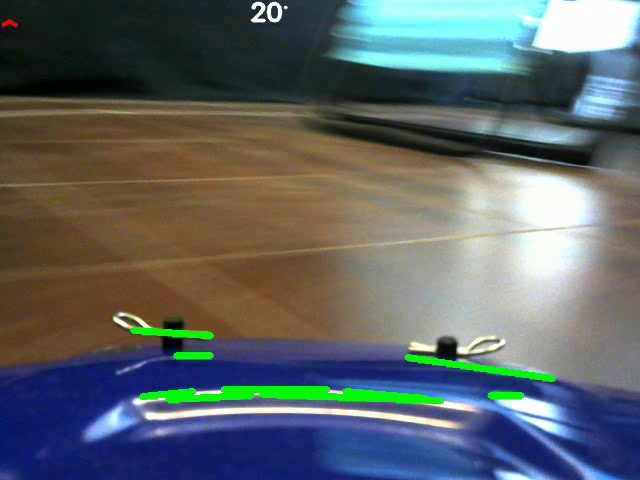
#> input picture frame 12 of mio/conduccionSinObstaculos/videoSalida.avi, 640 x 480 px, given in place of the camera
$ python test2.py
#> lines starting #> are read from the running program, lines starting #| are printed output that depends on the picture; after the words box and inside, x2 and y2 are one past the last pixel; in counts of white or black regions, pixels touching at a corner belong together
import cv2
import numpy as np
import math
import pandas as pd
import time
import serial

directionPort = serial.Serial('/dev/ttyACM0', 9600, timeout=1)
time.sleep(1.8)

xL = [0]
xR = [0]

detected = pd.DataFrame(columns=('direction', 'leftFitAverage', 'rightFitAverage', 'leftLine', 'rigthLine', 'slopeLeft', 'interceptLeft', 'slopeRight', 'interceptRight' ))

startTime = time.time()

def cannyImage(cannyGray):
    cannyBlur = cv2.GaussianBlur(gray, (5, 5), 0)
    cannyCanny = cv2.Canny(cannyBlur, 10, 250)
    return cannyCanny

def regionOfInterest(regionImage):
    #regionPolygons = np.array([[(0, 448), (639, 425), (434, 276), (256, 159)]])
    regionPolygons = np.array([[(0, 400), (640, 400), (640, 180), (0, 180)]])
    zeros = np.zeros_like(regionImage)
    cv2.fillPoly(zeros, regionPolygons, 255)
    regionedImage = cv2.bitwise_and(regionImage, regionImage, mask=zeros)
    return regionedImage

def colorRange(colorFrame, colorGray, colorCropped):
    colorMax = np.array([255, 255, 255])
    colorMin = np.array([79, 73, 57])
    colorColor = cv2.bitwise_and(colorFrame, colorFrame, mask = colorCropped)
    colorRanged = cv2.inRange(colorColor, colorMin, colorMax)
    return colorRanged

def averagedSlopeIntercept(interceptImage, interceptLines):
    #global leftX, leftY, rightX, rightY
    global xL, yL, xR, yR
    leftFit = []
    rightFit = []
    for line in interceptLines:
        x1, y1, x2, y2 = line.reshape(4)
        parameters = np.polyfit((x1, x2), (y1, y2), 1)
        slope = parameters[0]
        intercept = parameters[1]
        if slope < 0:
            leftFit.append((slope, intercept))
            #leftX.append(slope)
            #leftY.append(intercept)
        else:
            rightFit.append((slope, intercept))
            #rightX.append(slope)
            #rightY.append(intercept)
    leftFitAverage = np.average(leftFit, axis = 0)
    rightFitAverage = np.average(rightFit, axis = 0)
    try:
        isNanLeft = math.isnan(leftFitAverage[0])
    except:
        isNanLeft = math.isnan(leftFitAverage)
    #print("Left ", isNanLeft)
    try:
        isNanRight = math.isnan(rightFitAverage[0])
    except:
        isNanRight = math.isnan(rightFitAverage)
    #print("Right ", isNanRight)
    leftLine, slopeLeft, interceptLeft =  makeCoordinates(interceptImage, leftFitAverage)
    rightLine, slopeRight, interceptRight = makeCoordinates(interceptImage, rightFitAverage)
    xL.append(interceptLeft)
    xR.append(interceptRight)
    deltaTime = time.time() - startTime
    if isNanLeft:
        detected.loc[len(detected)]=['L', leftFitAverage, rightFitAverage, leftLine, rightLine, slopeLeft, interceptLeft, slopeRight, interceptRight]
    elif isNanRight:
        detected.loc[len(detected)]=['R', leftFitAverage, rightFitAverage, leftLine, rightLine, slopeLeft, interceptLeft, slopeRight, interceptRight]
    else:
        detected.loc[len(detected)]=['C', leftFitAverage, rightFitAverage, leftLine, rightLine, slopeLeft, interceptLeft, slopeRight, interceptRight]
    return np.array([leftLine, rightLine]), isNanLeft, isNanRight, slopeLeft, slopeRight

def makeCoordinates(coordinatesImage, lineParameters):
    #print("lineParameters: ", lineParameters)
    try:
        slope, intercept = lineParameters #intercept es la ordenada al origen de la recta
        #print("slope: ", slope, "intercept ", intercept)
        y1 = coordinatesImage.shape[0] #obtiene el valor '0' de la imagen
        y2 = int(y1*(3/5)) #esto es pra determinar el largo de la recta que dibuja en la imagen
        x1 = int((y1 - intercept)/slope) #obtiene la ecuación de la recta con el primer punto
        x2 = int((y2 - intercept) / slope) # obtiene la ecuación de la recta con el segundo punto
        #print(type(lineParameters))
        return np.array([x1, y1, x2, y2]), slope, intercept
    except:
        return np.array([0, 0, 0, 0]), np.nan, np.nan

def displayLines(displayImage, displayLinesVar):
    lineImage = np.zeros_like(displayImage)#obtiene un arreglo de ceros de las mismas características de la imagen
    if displayLinesVar is not None: #verifica que existan líneas
        for x1, y1, x2, y2 in displayLinesVar: #itera en cada línea
            # [4 lines of commented-out code are left out]
            try: #evita que el programa falle si no hay líneas
                cv2.line(lineImage, (x1, y1), (x2, y2), (255, 255, 255), 3) #dibuja una línea azul en las líneas
            except:
                lineImage = lineImage #regresa una matriz de ceros
    return lineImage

def makeDegrees(leftSide, rightSide):
    summed = rightSide - leftSide
    if summed >= 1.7 or summed <=1.5:
        print(summed)
        if rightSide <= -0.11:
            degrees = 90 + (9 - rightSide)
            degreesStr = str(degrees)
        elif rightSide >= -0.8 :
            degrees = 90 + (9 - rightSide)
            degreesStr = str(degrees)
        elif leftSide <= 0.6:
            degrees = 90 + (9 - leftSide)
            degreesStr = str(degrees)
        elif leftSide >= 0.8:
            degrees = 90 + (90 - leftSide)
            degreesStr = str(degrees)
        return degreesStr
    else:
        return str(90)

if __name__ == '__main__':
    cap = cv2.VideoCapture(0)
    salida = cv2.VideoWriter('videoSalida.avi',cv2.VideoWriter_fourcc(*'XVID'),20.0,(int(cap.get(3)),int(cap.get(4))))
    font = cv2.FONT_HERSHEY_SIMPLEX
    leftDirection = str(120)
    rightDirection = str(60)
    rectDirection = str(90)
    directionPort.write(rectDirection.encode())
    anterior = 0
    while cap.isOpened():
        print("Actual: ", anterior)
        ret, origFrame = cap.read()
#> origFrame is the input picture: shape (480, 640, 3); mean B, G, R 101.7, 101.3, 93.5
        coppiedFrame = np.copy(origFrame)
        gray = cv2.cvtColor(origFrame, cv2.COLOR_BGR2GRAY)
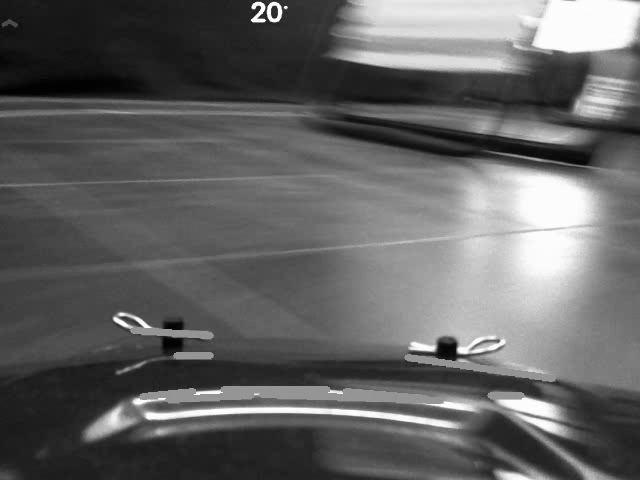
#> gray: shape (480, 640); min 0, max 255, mean 99
        canny = cannyImage(gray)
#> in cannyImage, `cannyCanny = cv2.Canny(cannyBlur, 10, 250)`:
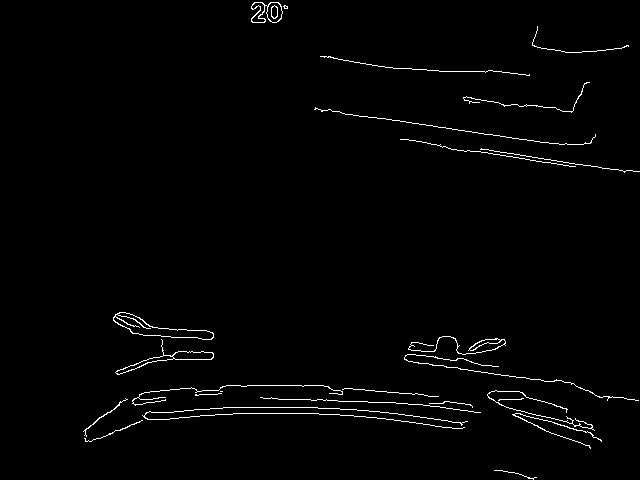
#> cannyCanny: shape (480, 640); 1.5% white in thin lines or dots, all inside (x1, y1, x2, y2) = (83, 2, 640, 480)
        croppedImage = regionOfInterest(canny)
#> in regionOfInterest, `cv2.fillPoly(zeros, regionPolygons, 255)`:
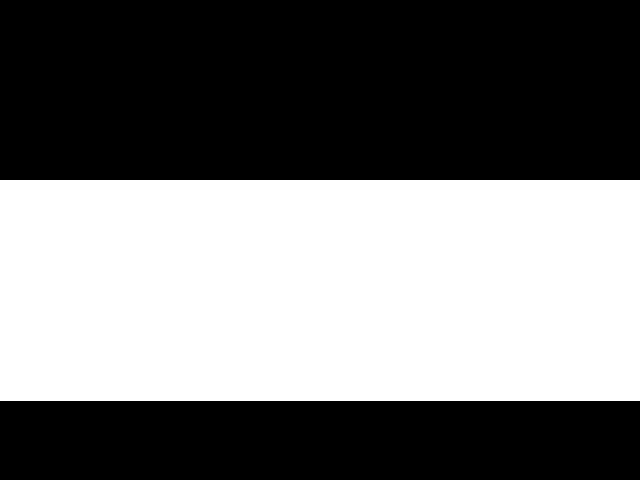
#> zeros: shape (480, 640); 46% white; 1 white region, box (x1, y1, x2, y2) and area: (0, 180, 640, 401) 141440
#> in regionOfInterest, `regionedImage = cv2.bitwise_and(regionImage, regionImage, mask=zeros)`:
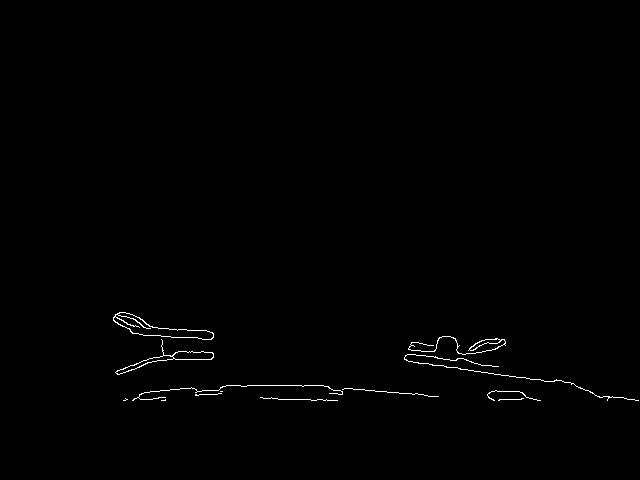
#> regionedImage: shape (480, 640); 0.57% white in thin lines or dots, all inside (x1, y1, x2, y2) = (113, 312, 639, 401)
        colorInRange = colorRange(coppiedFrame, gray, croppedImage)
#> in colorRange, `colorRanged = cv2.inRange(colorColor, colorMin, colorMax)`:
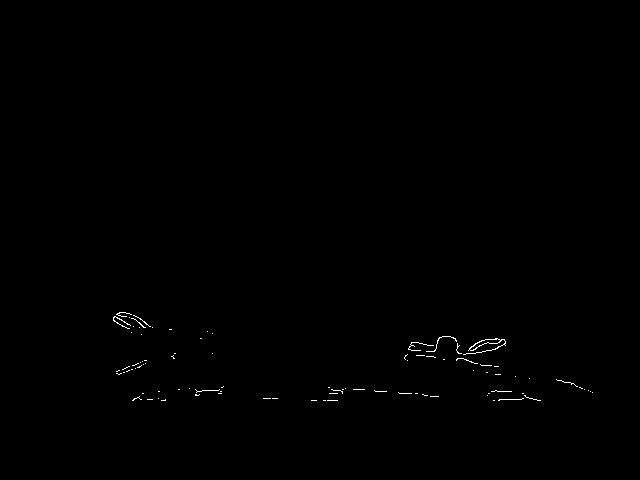
#> colorRanged: shape (480, 640); 0.26% white in thin lines or dots, all inside (x1, y1, x2, y2) = (113, 312, 593, 401)
        lines = cv2.HoughLinesP(colorInRange, 1, np.pi/180, 50, minLineLength=20, maxLineGap=50)
#> lines = None
        if lines is not None:
            averagedLines, left, right, lSlope, rSlope =  averagedSlopeIntercept(coppiedFrame, lines)
            if left:
                cv2.putText(coppiedFrame, '<---', (0, 30), font, 0.8, (255, 0, 0), 2, cv2.LINE_AA)
                if anterior != -1:
                    directionPort.write(leftDirection.encode())
                    anterior = -1
                    time.sleep(1)
            elif right:
                cv2.putText(coppiedFrame, '--->', (0, 30), font, 0.8, (0, 255, 0), 2, cv2.LINE_AA)
                if anterior != 1:
                    directionPort.write(rightDirection.encode())
                    anterior = 1
                    time.sleep(1)
            elif not right and not left:
                cv2.putText(coppiedFrame, '^', (0, 30), font, 0.8, (0, 0, 255), 2, cv2.LINE_AA)
                if anterior != 0:
                    directionPort.write(makeDegrees(lSlope, rSlope).encode())
                    anterior = 0
                    time.sleep(1)
            else:
                cv2.putText(coppiedFrame, 'V', (0, 30), font, 0.8, (0, 0, 255), 2, cv2.LINE_AA)
                """
                if anterior != 0:
                    directionPort.write(rectDirection.encode())
                    anterior = 0"""
            timeText = time.strftime("%Y/%m/%d %H:%M:%S %Z", time.localtime())
            cv2.putText(coppiedFrame, timeText, (250, 20), font, 0.8, (255, 255, 255), 2, cv2.LINE_AA)
            lineImage = displayLines(coppiedFrame, averagedLines)
            for line in lines:
                x1, y1, x2, y2 = line[0]
                #cv2.rectangle(coppiedFrame, (x1, y1), (x2, y2), (0, 255, 0), 5)
                cv2.line(coppiedFrame, (x1, y1), (x2, y2), (0, 255, 0), 5)
        if cv2.waitKey(25) & 0xFF == ord('s'):
#> (key Esc is pressed here)
            break
        #cv2.imshow("origFrame", origFrame)
        salida.write(coppiedFrame)
        cv2.imshow("coppiedFrameWithLines", coppiedFrame)
    timeSaved = time.strftime("%Y%m%d%H%M%S%Z", time.localtime())
    name1 = 'detected' + timeSaved + '.csv'
    name2 = 'detected' + timeSaved + 'HeadAndIndexFalse.csv'
    detected.to_csv(name1)
    detected.to_csv(name2, header=False, index=False)
    cap.release()
    cv2.destroyAllWindows()
    directionPort.write(rectDirection.encode())
    directionPort.close()

$ run again, starting later in the video
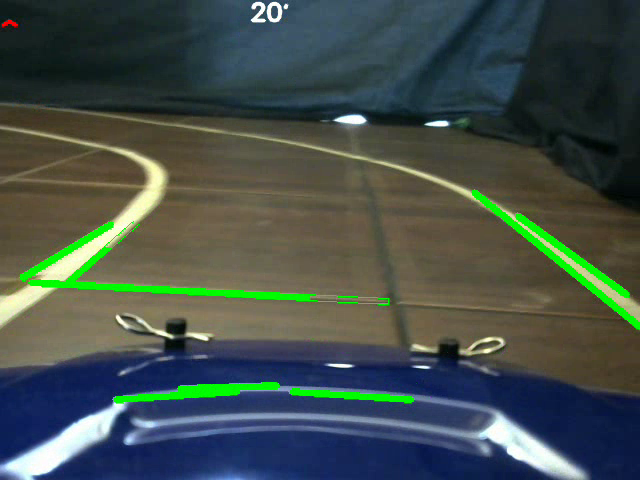
#> input picture frame 57 of mio/conduccionSinObstaculos/videoSalida.avi, 640 x 480 px, given in place of the camera
#> origFrame is the input picture: shape (480, 640, 3); mean B, G, R 74, 79.2, 67.5
#> cannyCanny: shape (480, 640); 2.4% white in thin lines or dots
#> zeros: shape (480, 640); 46% white; 1 white region, box (x1, y1, x2, y2) and area: (0, 180, 640, 401) 141440
#> regionedImage: shape (480, 640); 1.3% white in thin lines or dots, all inside (x1, y1, x2, y2) = (0, 180, 640, 401)
#> colorRanged: shape (480, 640); 0.72% white in thin lines or dots, all inside (x1, y1, x2, y2) = (0, 180, 630, 401)
#> lines = [[0, 277, 382, 297], [478, 191, 625, 298], [51, 291, 132, 221], [351, 388, 446, 398], [23, 310, 145, 188], [0, 295, 113, 227], [411, 350, 499, 337], [113, 397, 177, 388], [63, 288, 159, 202], [8, 281, 120, 214], [242, 391, 287, 391]]
#> the loop in averagedSlopeIntercept, `for line in interceptLines:` made 11 passes
#> (x1, y1, x2, y2, slope, intercept) on passes 1 to 8: (0, 277, 382, 297, 0.0524, 277), (478, 191, 625, 298, 0.728, -156.9), (51, 291, 132, 221, -0.864, 335.1), (351, 388, 446, 398, 0.105, 351.1), (23, 310, 145, 188, -1, 333), (0, 295, 113, 227, -0.602, 295), (411, 350, 499, 337, -0.148, 410.7), (113, 397, 177, 388, -0.141, 412.9)
#> after the loop in averagedSlopeIntercept, `for line in interceptLines:`: leftFit = [(-0.864, 335.1), (-1, 333), (-0.602, 295), (-0.148, 410.7), (-0.141, 412.9), (-0.896, 344.4), (-0.598, 285.8), (-9.89e-16, 391)]; rightFit = [(0.0524, 277), (0.728, -156.9), (0.105, 351.1)]
#> leftFitAverage = [-0.531, 351]
#> rightFitAverage = [0.295, 157]
#> isNanLeft = False
#> in makeCoordinates, `slope, intercept = lineParameters`: slope = -0.531; intercept = 351
#> in makeCoordinates, `x1 = int((y1 - intercept)/slope)`: x1 = -242
#> in makeCoordinates, `x2 = int((y2 - intercept) / slope)`: x2 = 118
#> leftLine = [-242, 480, 118, 288]; slopeLeft = -0.531; interceptLeft = 351
#> rightLine = [1094, 480, 443, 288]; slopeRight = 0.295; interceptRight = 157
#> averagedLines = [[-242, 480, 118, 288], [1094, 480, 443, 288]]; left = False; lSlope = -0.531; rSlope = 0.295
#> the loop in displayLines, `for x1, y1, x2, y2 in displayLinesVar: #itera en cada línea #x1, y1, x..` made 2 passes
#> after the loop in displayLines, `for x1, y1, x2, y2 in displayLinesVar:`:
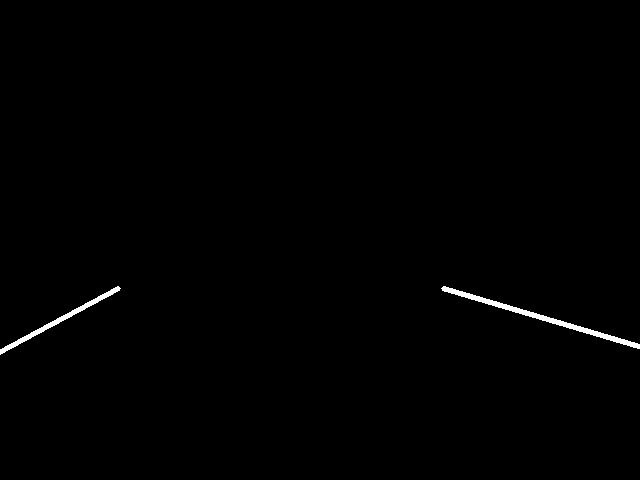
#> lineImage: shape (480, 640, 3); 0.57% white; 2 white regions, box (x1, y1, x2, y2) and area: (441, 286, 640, 349) 1073, (0, 286, 121, 355) 666
#> the loop `for line in lines:` made 11 passes
#> after the loop `for line in lines:`:
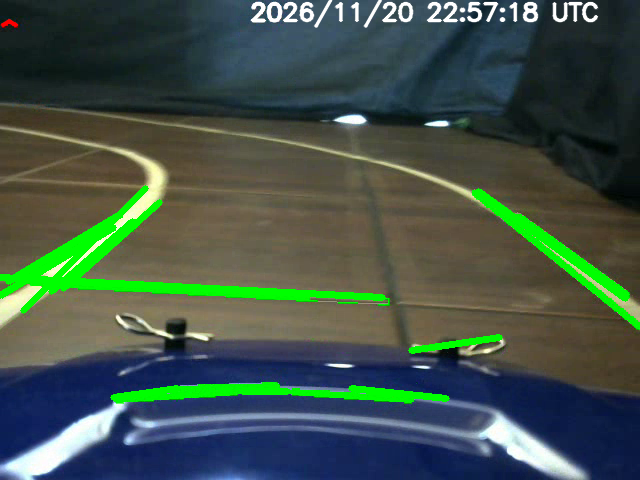
#> coppiedFrame: shape (480, 640, 3); mean B, G, R 72.5, 83.3, 65.8

$ run again, starting later in the video
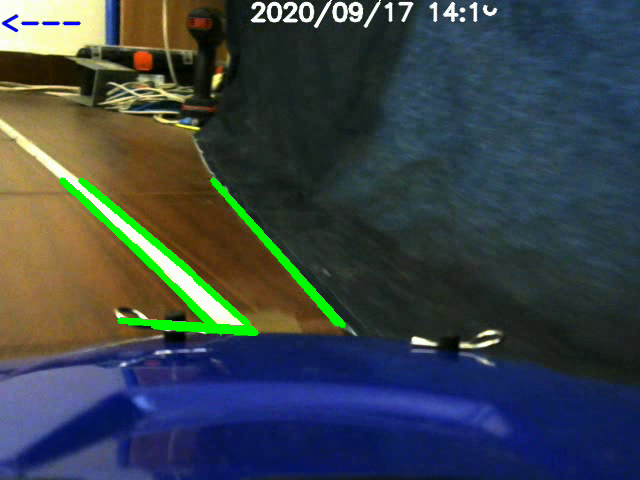
#> input picture frame 101 of mio/conduccionSinObstaculos/videoSalida.avi, 640 x 480 px, given in place of the camera
#> origFrame is the input picture: shape (480, 640, 3); mean B, G, R 72.6, 67.9, 58.4
#> cannyCanny: shape (480, 640); 2.3% white in thin lines or dots, all inside (x1, y1, x2, y2) = (0, 0, 503, 382)
#> zeros: shape (480, 640); 46% white; 1 white region, box (x1, y1, x2, y2) and area: (0, 180, 640, 401) 141440
#> regionedImage: shape (480, 640); 0.96% white in thin lines or dots, all inside (x1, y1, x2, y2) = (0, 180, 503, 382)
#> colorRanged: shape (480, 640); 0.36% white in thin lines or dots, all inside (x1, y1, x2, y2) = (0, 180, 500, 382)
#> lines = [[78, 189, 217, 323], [105, 204, 241, 322], [78, 182, 115, 214]]
#> the loop in averagedSlopeIntercept, `for line in interceptLines:` made 3 passes
#> (x1, y1, x2, y2, slope, intercept) on passes 1 to 3: (78, 189, 217, 323, 0.964, 113.8), (105, 204, 241, 322, 0.868, 112.9), (78, 182, 115, 214, 0.865, 114.5)
#> after the loop in averagedSlopeIntercept, `for line in interceptLines:`: leftFit = []; rightFit = [(0.964, 113.8), (0.868, 112.9), (0.865, 114.5)]
#> leftFitAverage = nan
#> rightFitAverage = [0.899, 113.7]
#> isNanLeft = True
#> isNanRight = False
#> leftLine = [0, 0, 0, 0]; slopeLeft = nan
#> rightLine = [407, 480, 193, 288]; slopeRight = 0.899; interceptRight = 113.7
#> averagedLines = [[0, 0, 0, 0], [407, 480, 193, 288]]; left = True; right = False; lSlope = nan; rSlope = 0.899
#> the loop in displayLines, `for x1, y1, x2, y2 in displayLinesVar: #itera en cada línea #x1, y1, x..` made 2 passes
#> after the loop in displayLines, `for x1, y1, x2, y2 in displayLinesVar:`:
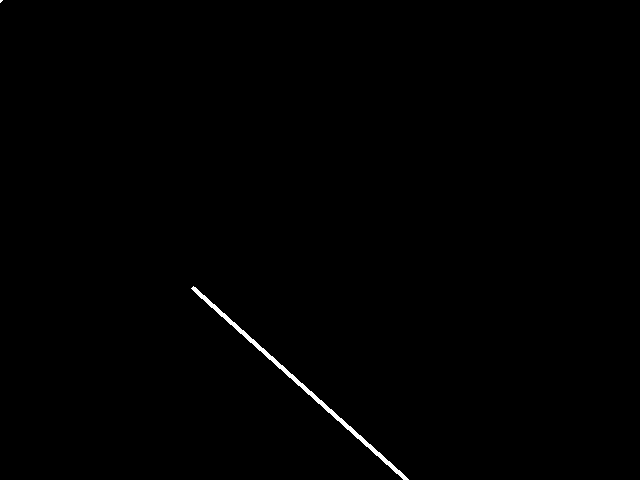
#> lineImage: shape (480, 640, 3); 0.4% white; 2 white regions (1 under 20 px), largest, box (x1, y1, x2, y2) and area: (191, 286, 409, 480) 1236
#> the loop `for line in lines:` made 3 passes
#> after the loop `for line in lines:`:
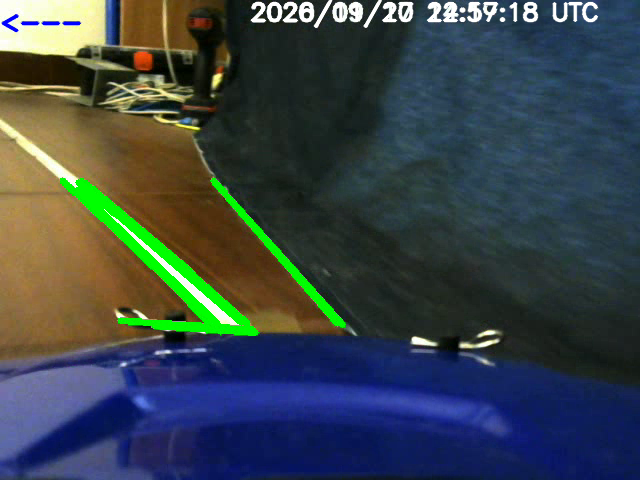
#> coppiedFrame: shape (480, 640, 3); mean B, G, R 72.4, 68.9, 58.2
